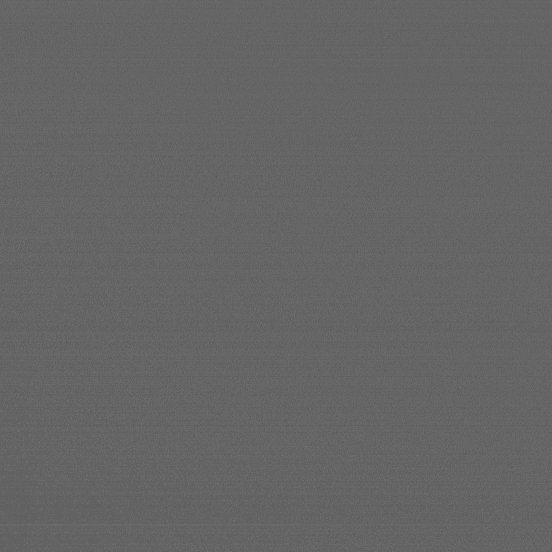
#> input picture PIXSTAT/offset.tiff, 552 x 552 px; the run also reads 1 picture not shown here
$ python HexPSFFinder.py
#> lines starting #> are read from the running program, lines starting #| are printed output that depends on the picture
import matplotlib.pyplot as plt
import numpy as np
import os
from skimage.feature import blob_dog
import tifffile

def correct_image(raw_image, gain_image, offset_image, variance_image=None, return_variance=False):
    corrected = (raw_image - offset_image) / gain_image

    if return_variance:
        if variance_image is not None:
            corrected_var = variance_image / (gain_image ** 2)
        else:
            corrected_var = np.ones_like(corrected)  # dummy if not provided
        return corrected, corrected_var

    return corrected

def highpass(frame):
    A = np.fft.fft2(frame)
    A1 = np.fft.fftshift(A)
    M, N = np.shape(A)
    R = 4
    X = np.linspace(0, N-1, N)
    Y = np.linspace(0, M-1, M)
    X, Y = np.meshgrid(X, Y)
    Cx = N/2
    Cy = M/2

    Hi = 1 - np.exp(-((X - Cx) ** 2 + (Y - Cy) ** 2) / (2 * R) ** 2)
    K = A1 * Hi
    K1 = np.fft.ifftshift(K)
    B = np.fft.ifft2(K1)
    out = B - np.min(np.min(B))

    return np.abs(out)


def uniform_small(frame):
    f1 = frame[0:-1, 0:-1]
    f2 = frame[0:-1, 1::]
    f3 = frame[1::, 0:-1]
    f4 = frame[1::, 1::]
    return f1 + f2 + f3 + f4


def uniform_large(frame):
    f1 = frame[0:-4, 0:-4]
    f2 = frame[0:-4, 2:-2]
    f3 = frame[0:-4, 4::]
    f4 = frame[2:-2, 0:-4]
    f5 = frame[2:-2, 2:-2]
    f6 = frame[2:-2, 4::]
    f7 = frame[4::, 0:-4]
    f8 = frame[4::, 2:-2]
    f9 = frame[4::, 4::]

    return f1 + f2 + f3 + f4 + f5 + f6 + f7 + f8 + f9

class HexPSFFinder:
    def __init__(self, dirname, n=100):
#> called with dirname = 'hexpsf_all_cal/', n = 63
        self.dirname = dirname
        self.n = n
        self.gain = np.array(tifffile.imread('PIXSTAT/gain.tiff'))
        self.offset = np.array(tifffile.imread('PIXSTAT/offset.tiff'))
#> self.offset is the input picture: shape (552, 552) float32; min 89.5, max 113.2, mean 101.4
        self.variance = np.array(tifffile.imread('PIXSTAT/variance.tiff'))
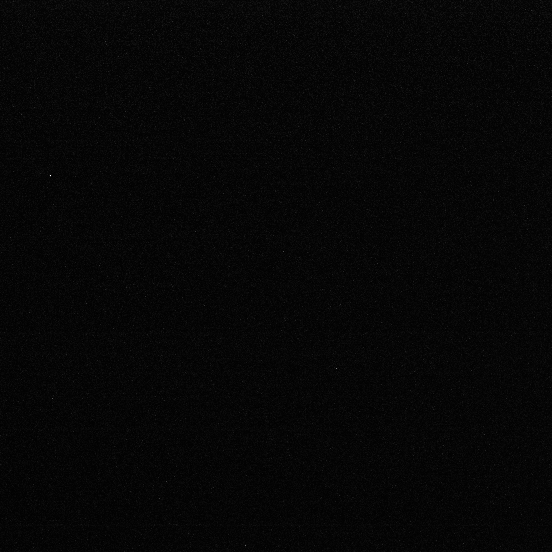
#> input picture PIXSTAT/variance.tiff, 552 x 552 px
#> self.variance is the input picture: shape (552, 552) float32; min 8.09, max 1660.5, mean 51.8

        self.images = []
        self.fnames = []

        count = 0
        for fname in sorted(os.listdir(dirname)):
            if count >= n:
                break
            if fname == 'ROIs.csv' or fname == 'particles.csv':
                continue
            image = np.array(tifffile.imread(dirname + fname))
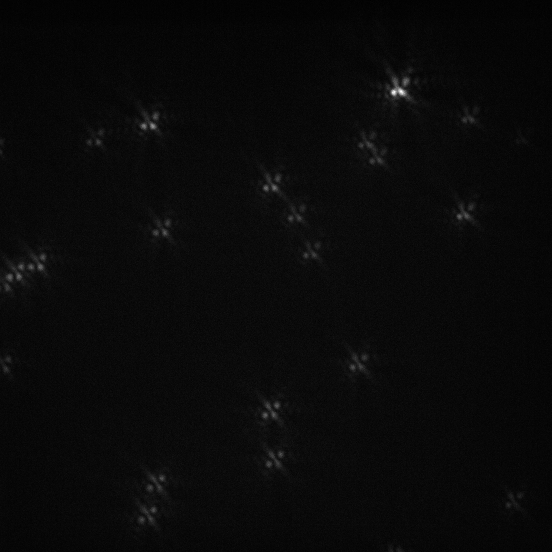
#> input picture hexpsf_all_cal/img000_000_000000_0000000000_0000000000_1.tif, 552 x 552 px
#> image is the input picture: shape (552, 552) float32; min 65, max 2583, mean 164
            image = correct_image(image, self.gain, self.offset)[30:-30, 30:-30]
#> image: shape (492, 492) float32
            self.images.append(image)
            self.fnames.append(fname)
            count += 1
#> pass 2 of the loop in __init__, `for fname in sorted(os.listdir(dirname)):`:
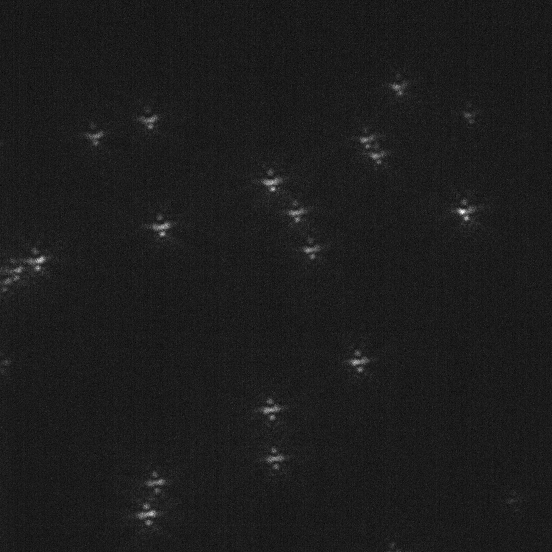
#> input picture hexpsf_all_cal/img000_000_000000_0000000000_0000000001_1.tif, 552 x 552 px
#> in __init__, image is the input picture: shape (552, 552) float32; min 53, max 521, mean 105.8
#> in __init__, `image = correct_image(image, self.gain, self.offset)[30:-30, 30:-30]`:
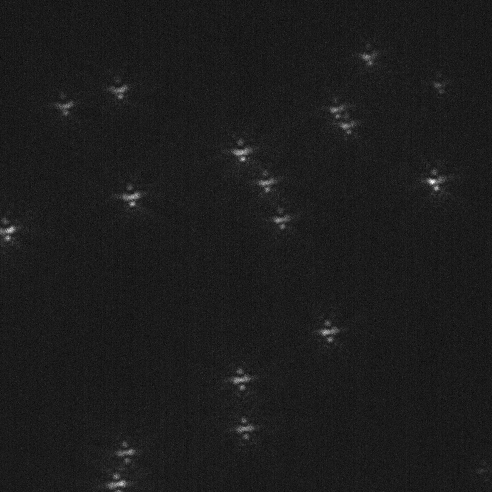
#> image: shape (492, 492) float32; min -11.35, max 100.3, mean 1.2; drawn with min black and max white

        x = []
        y = []
        idx = []
        a = 15
        for i in range(n):
            print(f"\rFinding Blobs... Progress: {round(i / n * 100, 3)}%", flush=True, end='')

            image = self.images[i]
            image = highpass(image)[50:-50, 30:-30]
            image = uniform_small(image)
            image = uniform_large(image)
            blobs_dog = blob_dog(image[a:-a, a:-a], min_sigma=7, max_sigma=14, threshold_rel=0.05, overlap=0.1)
            blobs_dog[:, 2] = blobs_dog[:, 2] * np.sqrt(2)
            y.append(blobs_dog[:, 0])
            x.append(blobs_dog[:, 1])
            idx.append(np.zeros(blobs_dog.shape[0]) + i)
#> this loop made 4 passes
#> pass 1, in __init__, `image = highpass(image)[50:-50, 30:-30]`:
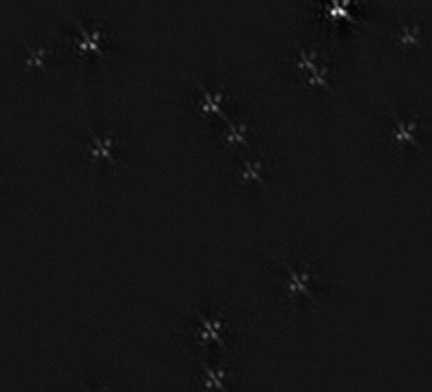
#> image: shape (392, 432) float64; min 0, max 566.9, mean 44; drawn with min black and max white
#> after the loop, idx = [[0, 0, 0, 0, 0, 0, 0, 0, 0, 0, 0, 0, 0, 0, 0], [1, 1, 1, 1, 1, 1, 1, 1, 1, 1, 1, 1, 1], [2, 2, 2, 2, 2, 2, 2, 2, 2, 2, 2, 2, 2, 2]]; x = [[72, 194, 193, 84, 280, 218, 396, 396, 233, 290, 299, 19, 198, 316, 333], [194, 84, 193, 280, 219, 72, 233, 396, 18, 299, 289, 396, 196], [72, 17, 194, 84, 290, 396, 235, 282, 193, 301, 389, 219, 197, 348]]; y = [[26, 88, 313, 132, 266, 118, 21, 115, 155, 46, 60, 42, 356, 0, 0], [86, 130, 312, 264, 116, 24, 153, 115, 39, 58, 43, 19, 356], [22, 38, 84, 129, 42, 16, 152, 264, 311, 56, 113, 115, 356, 24]]

            # [14 lines of commented-out code are left out]

        x = np.concatenate(x)
        y = np.concatenate(y)
        idx = np.concatenate(idx)
        ROIlist = np.hstack((idx, x, y))
        ROIlist = np.array(ROIlist.reshape((3, x.shape[0])), dtype='float')
        ROIlist = ROIlist.T

        np.savetxt(dirname + 'ROIs.csv', ROIlist, delimiter=',')


#> (the run stopped early here; a loop or call above may not have finished)
